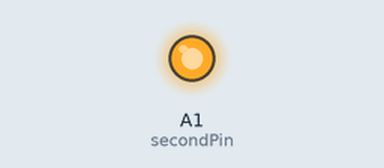
A sketch run on a simulated Arduino Uno, built with avr-gcc and run on an emulated ATmega328P. Parts: output pins drawn as LEDs (lit = HIGH).

Above: at 0.1 s.
Timing chart, 0 to 1.6 s (numbered marks = the images above):
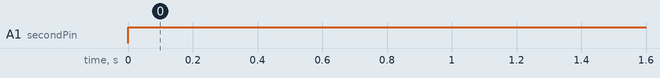

The sketch:

arduino.ino
```cpp
int secondPin = A1;

void setup() {
  pinMode(secondPin, OUTPUT);

}

void loop() {
  analogWrite(secondPin, 255);
}
```

Measured:
- by itself, A1 (secondPin): LOW → HIGH at 0.00 s
